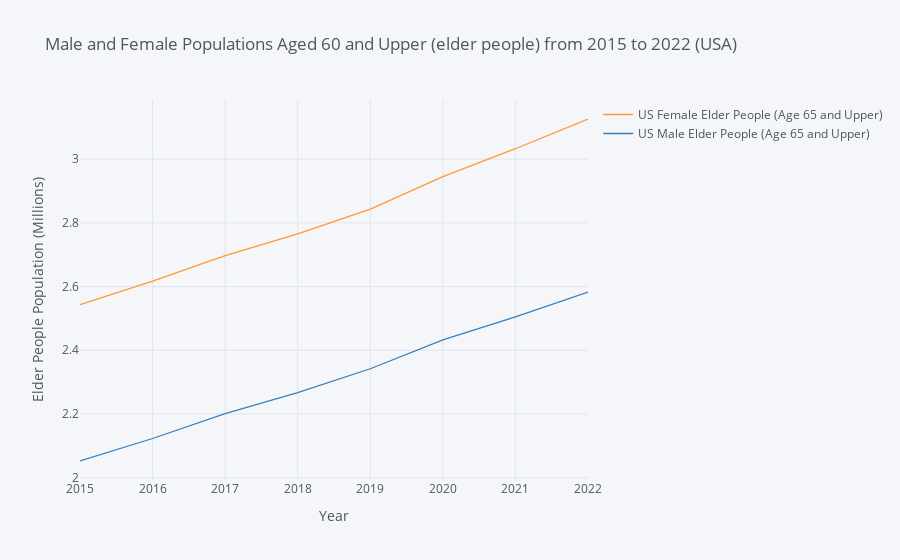

The code cell stored with this chart in its notebook:
### Markdown cell above
### **_<u>Visualization III: Male and Female Populations Aged 65 and Upper (elder people) from 2015 to 2022 (USA)_**

### Code cell
indicators_1 = {"SP.POP.65UP.FE.IN": "US Female Elder People (Age 65 and Upper)",
             "SP.POP.65UP.MA.IN": "US Male Elder People (Age 65 and Upper)"}


data_USA = wbdata.get_dataframe(indicators_1, country=['USA'])


data_USA.reset_index(inplace=True)
selected_years = ["2015","2016","2017","2018",'2019', '2020', '2021', '2022']
data_USA = data_USA[data_USA['date'].isin(selected_years)]
data_USA.set_index(['date'],inplace=True)
data_USA.sort_index(ascending=True, inplace=True)
data_USA['US Female Elder People (Age 65 and Upper)'] = data_USA['US Female Elder People (Age 65 and Upper)'] / 10000000
data_USA['US Male Elder People (Age 65 and Upper)'] = data_USA['US Male Elder People (Age 65 and Upper)'] / 10000000

data_USA.iplot(title = 'Male and Female Populations Aged 60 and Upper (elder people) from 2015 to 2022 (USA)', xTitle = 'Year', yTitle = 'Elder People Population (Millions)')

### Figure 1 — Plotly figure (JSON) as saved in the notebook; plotly's stock layout.template omitted (floating-point values rounded to 4 significant figures)
{"data": [{"line": {"color": "rgba(255, 153, 51, 1.0)", "dash": "solid", "shape": "linear", "width": 1.3}, "mode": "lines", "name": "US Female Elder People (Age 65 and Upper)", "text": "", "type": "scatter", "x": ["2015", "2016", "2017", "2018", "2019", "2020", "2021", "2022"], "y": [2.543, 2.617, 2.697, 2.765, 2.843, 2.945, 3.033, 3.126]}, {"line": {"color": "rgba(55, 128, 191, 1.0)", "dash": "solid", "shape": "linear", "width": 1.3}, "mode": "lines", "name": "US Male Elder People (Age 65 and Upper)", "text": "", "type": "scatter", "x": ["2015", "2016", "2017", "2018", "2019", "2020", "2021", "2022"], "y": [2.052, 2.123, 2.201, 2.267, 2.342, 2.433, 2.505, 2.582]}], "layout": {"legend": {"bgcolor": "#F5F6F9", "font": {"color": "#4D5663"}}, "paper_bgcolor": "#F5F6F9", "plot_bgcolor": "#F5F6F9", "title": {"font": {"color": "#4D5663"}, "text": "Male and Female Populations Aged 60 and Upper (elder people) from 2015 to 2022 (USA)"}, "xaxis": {"gridcolor": "#E1E5ED", "showgrid": true, "tickfont": {"color": "#4D5663"}, "title": {"font": {"color": "#4D5663"}, "text": "Year"}, "zerolinecolor": "#E1E5ED"}, "yaxis": {"gridcolor": "#E1E5ED", "showgrid": true, "tickfont": {"color": "#4D5663"}, "title": {"font": {"color": "#4D5663"}, "text": "Elder People Population (Millions)"}, "zerolinecolor": "#E1E5ED"}}}
